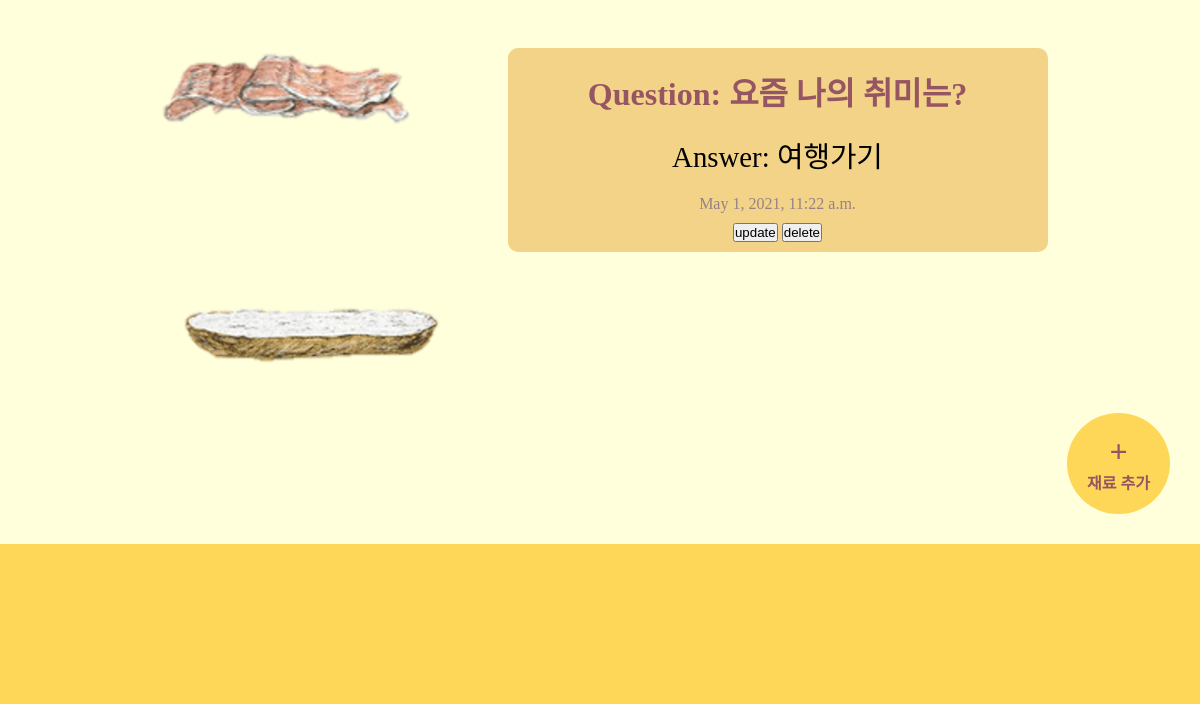
Page /detail/ (lower part) on the earlier database version.
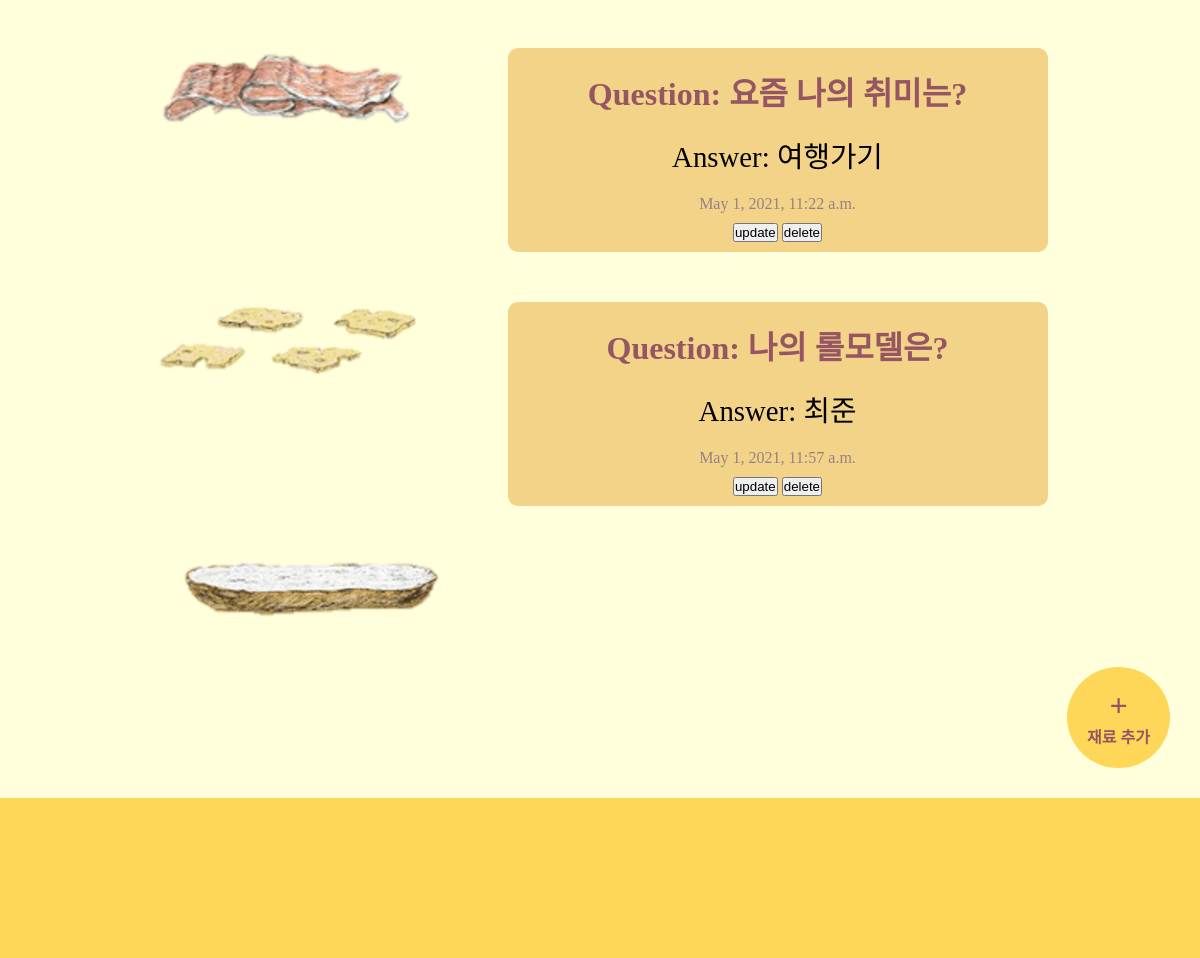
Same page on the later database version.
### breadcat/models.py (models this page shows)
class Content(models.Model):
    ingredient_choices = (
        ('basil', 'basil'),
        ('tomato', 'tomato'),
        ('cheese', 'cheese'),
        ('bacon', 'bacon'),
    )
    question = models.CharField(max_length=200)
    answer = models.TextField(default='')
    date = models.DateTimeField(default=timezone.now)
    ingredient = models.CharField(
        max_length=15,
        choices=ingredient_choices,
        default='bacon',
    )

### breadcat/views.py (the view)
# urls.py: path('detail/', breadcat.views.detail, name="detail"),
def detail(request):
    posts = Content.objects.all()
    return render(request, 'breadcat/detail.html', {'post_list':posts})

### breadcat/templates/breadcat/detail.html (shortened to what this page needs)
{% extends 'breadcat/base.html' %}
{% load static %}
{% block content %}
    <main>
        {% for post in post_list %}
            <section class="ingredient filling">
                <div class="img-box">
                    {% if post.ingredient == 'bacon' %}
                        <img src="{% static 'img/bacon.png' %}" alt="bacon">
                    {% elif post.ingredient == 'basil' %}
                        <img src="{% static 'img/basil.png' %}" alt="basil">
                    {% elif post.ingredient == 'cheese' %}
                        <img src="{% static 'img/cheese.png' %}" alt="cheese">
                    {% elif post.ingredient == 'tomato' %}
                        <img src="{% static 'img/tomato.png' %}" alt="tomato">
                    {% endif %}
                </div>
                <div class="entry">
                    <h5 class="question">
                        Question: {{ post.question }}
                    </h5>
                    <p class="answer">
                        Answer: {{post.answer}}
                    </p>
                    <p class="pub-date">
                        {{post.date}}
                    </p>
                    <input type="button" value="update">
                    <input type="button" value="delete">
                </div>
            </section>
        {% endfor %}
        <section class="ingredient bottom-bread">
            <div class="img-box">
                <img src="{% static 'img/bread-bottom.png' %}" alt="sliced-bread">
            </div>
            <div class="entry dummy"></div>
        </section>
    </main>
        <div class="create">
            <a class="create-btn" href="{% url 'create' %}">
                <h1>+</h1>
                <p>재료 추가</p>
            </a>
        </div>
{% endblock %}

### breadcat/templates/breadcat/base.html (shortened to what this page needs)
{% load static %}
<head>
    <link rel="stylesheet" type="text/css" href="{% static 'css/style.css' %}">
</head>
<body>
    {% block content %}
    {% endblock %}
    <footer></footer>
</body>

### breadcat/static/css/style.css (style rules this page uses)
* { box-sizing: border-box }
* { box-sizing: border-box; margin: 0; padding: 0; }
a { text-decoration: none; }
body { background-color:#FFFFDC; }
footer { height: 20vh; background-color: #FFD758; }
main { width: 75%; margin: 0 auto; }
.img-box { width: 30%; }
.img-box img { width: 100%; }
.ingredient { display: flex; justify-content: space-around; margin: 50px auto; }
.filling .entry { margin-left: 5rem; }
.entry { width: 60%; background-color: #F2D388; border-radius: 10px; text-align: center; padding: 10px; }
.question { padding: 10px; color: #965562; font-family: '777Balsamtint'; font-size: 2rem; text-align: center; }
.answer { padding: 10px; font-family: '777Balsamtint'; font-size: 1.8rem; text-align: center; }
.pub-date { padding: 10px; color:#968286; font-size: 1rem; }
.dummy { background-color: #FFFFDC; }
.create { display: flex; justify-content: flex-end; position: sticky; bottom: 5%; margin: 30px; text-align: center; }
.create-btn { background-color: #FFD758; color: #965562; padding: 20px; border-radius: 50%; }
.create-btn p { font-weight: 700; }

Differences in the rows shown:
added Content: question "나의 롤모델은?", answer "최준", date "May 1, 2021, 11:57 a.m."
